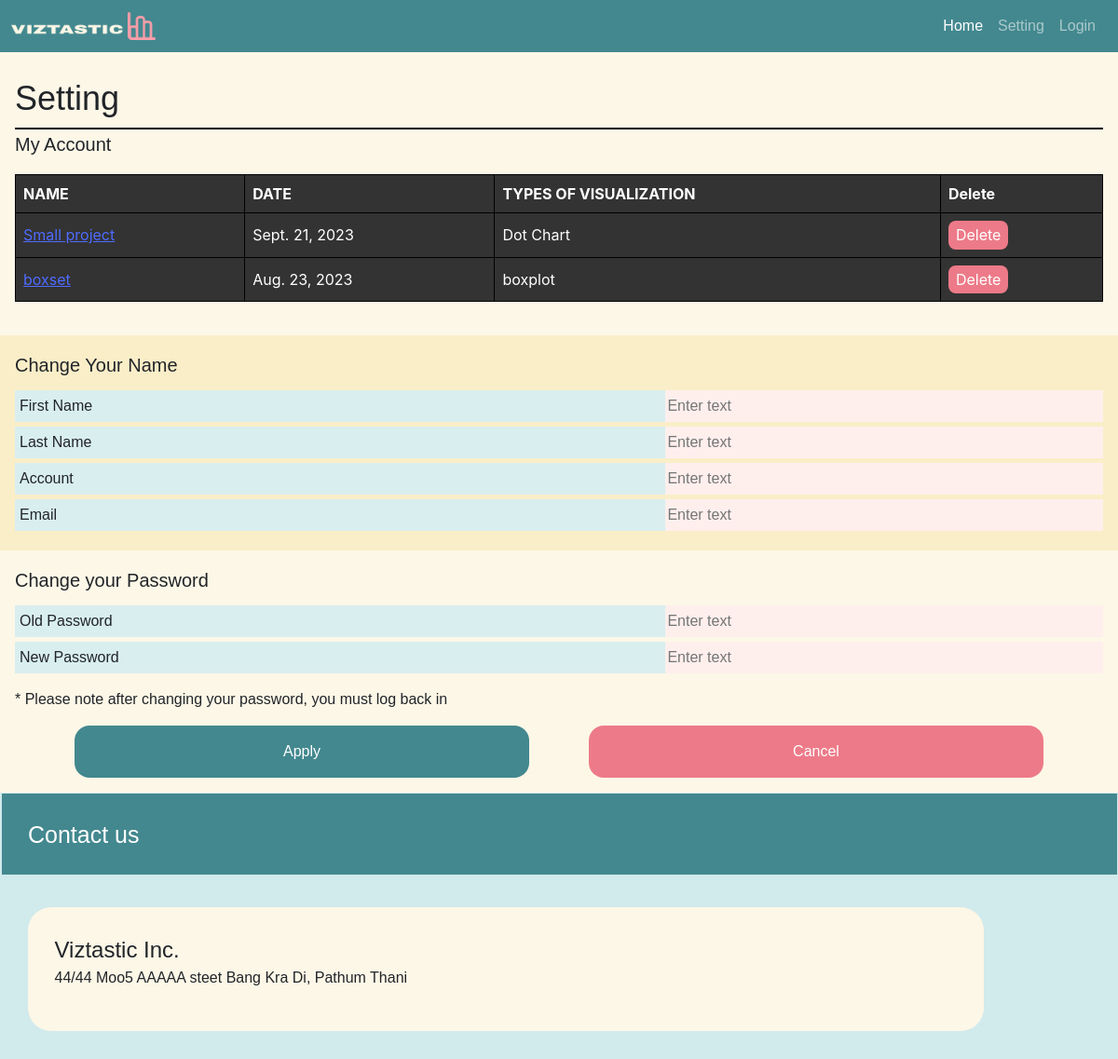
Page /setting on the committed database.
### database/models.py (models this page shows)
class settingtool(models.Model):
    proj_name = models.CharField(max_length=255)
    Date = models.DateField(null=True)
    type_v = models.CharField(max_length=255)
    added_by = models.ForeignKey(User, on_delete=models.CASCADE, null=True, default=None)
    added_date = models.DateTimeField(default=timezone.now)

### database/views.py (the view)
# urls.py: path("setting", database_views.database_item_list_all),
def database_item_list_all(request):
    dataset_objs = settingtool.objects.all()
    context_data = {
        "filter_type":"All",
        "datasets":dataset_objs
    }
    return render(request, 'web/settings.html', context= context_data)

### hello_world/templates/web/settings.html (shortened to what this page needs)
{% extends 'web/layout.html' %}
{% load static %}
{% block content %}
<body>
    <div class = "index-body">
        <div class = "index-context setting-context">
            <h1 class = "container-fluid">Setting</h1>
            <h2>My Account</h2>
            <table border="1">
                <tr>
                    <th>NAME</th>
                    <th>DATE</th>
                    <th>TYPES OF VISUALIZATION</th>
                    <th>Delete</th>
                </tr>
                {% for row in datasets %}
                <tr>
                    <td class = "underlined" onClick="console.log('Hello World')">{{ row.proj_name }}</td>
                    <td>{{ row.Date }}</td>
                    <td>{{ row.type_v }}</td>
                    <td><button onclick="console.log('Delete Dataset')">Delete</button></td>
                </tr>
                {% endfor %}
            </table>
        </div>
    <div class = "index-context setting-context">
        <h2>Change Your Name</h2>
        <form action="" method="post">
            <div class = "input">
                <label for="first_name">First Name</label>
                <input value="{{form_data.first_name}}" class = input-container type="text" placeholder="Enter text" name="first_name">
            </div>
            <div class = "input">
                <label for="last_name">Last Name</label>
                <input value="{{form_data.last_name}}" class = input-container type="text" placeholder="Enter text" name="last_name">
            </div>
            <div class = "input">
                <label for="account">Account</label>
                <input value="{{form_data.account}}" class = input-container type="text" placeholder="Enter text" name="account">
            </div>
            <div class = "input">
                <label for="email">Email</label>
                <input value="{{form_data.email}}" class = input-container type="text" placeholder="Enter text" name="email">
            </div>
        </div>
        <div class = "index-context setting-context">
            <h2>Change your Password</h2>
            <div class = "input">
                <label for="password">Old Password</label>
                <input value="{{form_data.password}}" class = input-container type="text" placeholder="Enter text" name="password">
            </div>
            <div class = "input">
                <label for="password">New Password</label>
                <input value="{{form_data.password}}" class = input-container type="text" placeholder="Enter text" name="password">
            </div>
            <div class = "setting-notice">
                <p>* Please note after changing your password, you must log back in</p>
                <div class = "passChange">
                    <button style = "background-color: #43888F;" onClick="console.log('Change Password')"><a href="/signin" style="color:white;">Apply</a></button>
                    <button style = "background-color: #ED7A88;" onClick="console.log('Clear Data')"><a href="/setting" style="color:white;">Cancel</a></button>
                </div>
            </div>
        </div>
    </div>
</body>
{% endblock %}

### hello_world/static/main.css (style rules this page uses)
body { margin: var(--bs-gutter-x,.75rem),; font-family: "Inter-Regular", Helvetica; -webkit-font-smoothing: antialiased; -moz-osx-font-smoothing: grayscale; }
.container-fluid { margin: 0px; padding: 0px; }

### hello_world/static/globals.css (style rules this page uses)
* { -webkit-font-smoothing: antialiased; box-sizing: border-box; }
a { text-decoration: none; }

### hello_world/static/home.css (style rules this page uses)
.index-body { margin: 0px; }
.index-context { margin: 0px; padding: 1em; }
.index-body .index-context:nth-child(odd) { background-color: #FDF7E7; }
.index-body .index-context:nth-child(even) { background-color: #FAEEC8; }

### hello_world/static/settingstyle.css (style rules this page uses)
.underlined { text-decoration: underline; color: #4F6BFF; cursor: pointer; }
table { border-collapse: collapse; width: 100%; background-color: #333; }
th, td { border: 1px solid #000; padding: 8px; color: #fff; }
.input-container { display: flex; flex-direction: column; align-items: flex-start; }
table { margin: 20px 0px ; font-family: Inter; font-style: normal; border-collapse: collapse; width: 100%; background-color: #333; }
.setting-context h1 { font-size: 36px; margin: 2px 0px; padding: 10px 0px; border-bottom: #000 solid 2px; }
.setting-context h2 { font-size: 20px; font-style: bold; margin: 4px 0px 15px 0px; }
.setting-context .input { display: flex; flex-direction: row; padding: 5px; margin: 5px 0px; background-color: #D9EEEF; }
.setting-context label { flex: 3; }
.setting-context .input-container { flex: 2; border-width: 0px; margin: -5px; background-color: #FEEFED; }
.setting-notice { margin-top: 1em; }
.passChange { display: flex; margin: 1em 2em 0em 2em; flex-direction: row; justify-content: center; }
.passChange button { flex: 1; margin: 0em 2em; border-width: 0px; padding: 1em; border-radius: 1em; color:#FFF; }
td button { border-radius: .5em; border-width: 0cap; padding: .2em .5em; background-color: #ED7A88; color: #FFF; }

### rows in the picture
settingtool: proj_name "Small project", Date "Sept. 21, 2023", type_v "Dot Chart"
settingtool: proj_name "boxset", Date "Aug. 23, 2023", type_v "boxplot"
